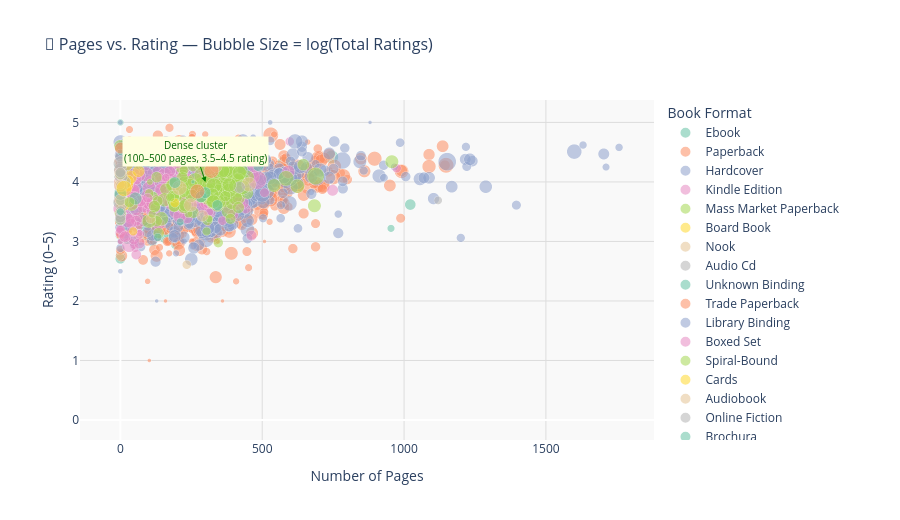

The code cell stored with this chart in its notebook:
### Markdown cell above
### Figure 3 · Pages vs. Rating — Interactive Scatter
*Converted from: Matplotlib Chart 3 + Seaborn scatterplot*

### Code cell
# ── Figure 3: Pages vs Rating — Interactive Scatter ──────────────────────────
sample3 = df[df['pages'] < 2000].sample(4000, random_state=42).copy()

# Add log of totalratings for bubble size
sample3['size_col'] = np.log1p(sample3['totalratings']) * 0.8

fig3 = px.scatter(
    sample3,
    x='pages', y='rating',
    color='bookformat',
    size='size_col',
    size_max=18,
    opacity=0.55,
    title='📄 Pages vs. Rating — Bubble Size = log(Total Ratings)',
    labels={'pages': 'Number of Pages', 'rating': 'Rating (0–5)',
            'bookformat': 'Format', 'size_col': 'log(totalratings)'},
    hover_data={'title': True, 'author': True,
                'pages': True, 'rating': ':.2f',
                'totalratings': ':,', 'size_col': False},
    color_discrete_sequence=px.colors.qualitative.Set2
)

# Add a LOWESS-style trend line per format
fig3.update_traces(marker=dict(line=dict(width=0.3, color='white')))

fig3.add_annotation(
    x=300, y=4.0,
    text='Dense cluster<br>(100–500 pages, 3.5–4.5 rating)',
    showarrow=True, arrowhead=2, arrowcolor='green',
    font=dict(size=10, color='darkgreen'),
    bgcolor='lightyellow'
)

fig3.update_layout(
    plot_bgcolor='#f9f9f9',
    title_font_size=16,
    legend_title='Book Format',
    xaxis=dict(title='Number of Pages', showgrid=True, gridcolor='#ddd'),
    yaxis=dict(title='Rating (0–5)', showgrid=True, gridcolor='#ddd'),
    height=520
)

fig3.show()

### Figure 1 — Plotly figure (JSON) as saved in the notebook; plotly's stock layout.template omitted (floating-point values rounded to 4 significant figures; data arrays with more than 128 entries replaced by an {"elided": "..."} marker saying what was removed)
{"data": [{"customdata": {"elided": "245x4 mixed values"}, "hovertemplate": "Format=Ebook<br>Number of Pages=%{x}<br>Rating (0–5)=%{y:.2f}<br>title=%{customdata[0]}<br>author=%{customdata[1]}<br>totalratings=%{customdata[2]:,}<extra></extra>", "legendgroup": "Ebook", "marker": {"color": "rgb(102,194,165)", "line": {"color": "white", "width": 0.3}, "opacity": 0.55, "size": {"elided": "245 float values"}, "sizemode": "area", "sizeref": 0.03306, "symbol": "circle"}, "mode": "markers", "name": "Ebook", "showlegend": true, "type": "scattergl", "x": {"elided": "245 int values"}, "xaxis": "x", "y": {"elided": "245 float values"}, "yaxis": "y"}, {"customdata": {"elided": "2251x4 mixed values"}, "hovertemplate": "Format=Paperback<br>Number of Pages=%{x}<br>Rating (0–5)=%{y:.2f}<br>title=%{customdata[0]}<br>author=%{customdata[1]}<br>totalratings=%{customdata[2]:,}<extra></extra>", "legendgroup": "Paperback", "marker": {"color": "rgb(252,141,98)", "line": {"color": "white", "width": 0.3}, "opacity": 0.55, "size": {"elided": "2251 float values"}, "sizemode": "area", "sizeref": 0.03306, "symbol": "circle"}, "mode": "markers", "name": "Paperback", "showlegend": true, "type": "scattergl", "x": {"elided": "2251 int values"}, "xaxis": "x", "y": {"elided": "2251 float values"}, "yaxis": "y"}, {"customdata": {"elided": "1078x4 mixed values"}, "hovertemplate": "Format=Hardcover<br>Number of Pages=%{x}<br>Rating (0–5)=%{y:.2f}<br>title=%{customdata[0]}<br>author=%{customdata[1]}<br>totalratings=%{customdata[2]:,}<extra></extra>", "legendgroup": "Hardcover", "marker": {"color": "rgb(141,160,203)", "line": {"color": "white", "width": 0.3}, "opacity": 0.55, "size": {"elided": "1078 float values"}, "sizemode": "area", "sizeref": 0.03306, "symbol": "circle"}, "mode": "markers", "name": "Hardcover", "showlegend": true, "type": "scattergl", "x": {"elided": "1078 int values"}, "xaxis": "x", "y": {"elided": "1078 float values"}, "yaxis": "y"}, {"customdata": {"elided": "201x4 mixed values"}, "hovertemplate": "Format=Kindle Edition<br>Number of Pages=%{x}<br>Rating (0–5)=%{y:.2f}<br>title=%{customdata[0]}<br>author=%{customdata[1]}<br>totalratings=%{customdata[2]:,}<extra></extra>", "legendgroup": "Kindle Edition", "marker": {"color": "rgb(231,138,195)", "line": {"color": "white", "width": 0.3}, "opacity": 0.55, "size": {"elided": "201 float values"}, "sizemode": "area", "sizeref": 0.03306, "symbol": "circle"}, "mode": "markers", "name": "Kindle Edition", "showlegend": true, "type": "scattergl", "x": {"elided": "201 int values"}, "xaxis": "x", "y": {"elided": "201 float values"}, "yaxis": "y"}, {"customdata": {"elided": "138x4 mixed values"}, "hovertemplate": "Format=Mass Market Paperback<br>Number of Pages=%{x}<br>Rating (0–5)=%{y:.2f}<br>title=%{customdata[0]}<br>author=%{customdata[1]}<br>totalratings=%{customdata[2]:,}<extra></extra>", "legendgroup": "Mass Market Paperback", "marker": {"color": "rgb(166,216,84)", "line": {"color": "white", "width": 0.3}, "opacity": 0.55, "size": {"elided": "138 float values"}, "sizemode": "area", "sizeref": 0.03306, "symbol": "circle"}, "mode": "markers", "name": "Mass Market Paperback", "showlegend": true, "type": "scattergl", "x": {"elided": "138 int values"}, "xaxis": "x", "y": {"elided": "138 float values"}, "yaxis": "y"}, {"customdata": [["Dragonlance: Dwarven Kingdoms of Krynn", "Douglas Niles", 34, 2.844], ["Wuthering Heights: A BabyLit  Weather Primer", "Jennifer Adams,Alison Oliver", 526, 5.014], ["Le Temps Des Fleurs", "Jenny,Alexis Coridun", 23, 2.542], ["Cookie's Week", "Cindy Ward,Tomie dePaola", 2150, 6.139], ["Huggy Kissy", "Leslie Patricelli", 555, 5.057], ["Rain, Rain, Go Away", "Caroline Jayne Church", 193, 4.214], ["Pride & Prejudice : A BabyLit Counting Primer", "Jennifer Adams,Alison Oliver", 1398, 5.795], ["Butterfly Colors and Counting", "Jerry Pallotta,Shennen Bersani", 110, 3.768], ["Dinosaur Roar!", "Jack Tickle", 10, 1.918], ["TempÃªte", "RÃ©gis Loisel", 383, 4.761]], "hovertemplate": "Format=Board Book<br>Number of Pages=%{x}<br>Rating (0–5)=%{y:.2f}<br>title=%{customdata[0]}<br>author=%{customdata[1]}<br>totalratings=%{customdata[2]:,}<extra></extra>", "legendgroup": "Board Book", "marker": {"color": "rgb(255,217,47)", "line": {"color": "white", "width": 0.3}, "opacity": 0.55, "size": [2.844, 5.014, 2.542, 6.139, 5.057, 4.214, 5.795, 3.768, 1.918, 4.761], "sizemode": "area", "sizeref": 0.03306, "symbol": "circle"}, "mode": "markers", "name": "Board Book", "showlegend": true, "type": "scattergl", "x": [192, 24, 45, 34, 26, 12, 22, 10, 0, 64], "xaxis": "x", "y": [3.65, 3.94, 3.17, 4.08, 4.01, 3.61, 4.3, 3.69, 3.6, 4.18], "yaxis": "y"}, {"customdata": [["The Ugly Duckling Debutante", "Rachel Van Dyken", 1725, 5.963], ["Hat Trick", "Kelly Jamieson", 1403, 5.798], ["Her Battle Lord's Desire", "Linda Mooney", 167, 4.099], ["Henrik Ibsen's Terje viken", "Henrik Ibsen", 170, 4.113], ["Weak on Square Roots", "Russell Burton", 12, 2.052], ["Catch and Release", "Lawrence Block", 327, 4.634], ["Deeper We Fall", "Chelsea M. Cameron", 7197, 7.105], ["Adam's Unicorn", "Astrid Cooper", 58, 3.262], ["Silence", "Leonid Andreyev", 32, 2.797], ["Acting Naughty", "G.A. Hauser", 590, 5.105], ["Confessions of a Freelance Penmonkey", "Chuck Wendig", 333, 4.649], ["Stranded but not Alone", "Cora Blu", 129, 3.894], ["The 12 Week Year", "Brian P. Moran,Michael Lennington", 5778, 6.93]], "hovertemplate": "Format=Nook<br>Number of Pages=%{x}<br>Rating (0–5)=%{y:.2f}<br>title=%{customdata[0]}<br>author=%{customdata[1]}<br>totalratings=%{customdata[2]:,}<extra></extra>", "legendgroup": "Nook", "marker": {"color": "rgb(229,196,148)", "line": {"color": "white", "width": 0.3}, "opacity": 0.55, "size": [5.963, 5.798, 4.099, 4.113, 2.052, 4.634, 7.105, 3.262, 2.797, 5.105, 4.649, 3.894, 6.93], "sizemode": "area", "sizeref": 0.03306, "symbol": "circle"}, "mode": "markers", "name": "Nook", "showlegend": true, "type": "scattergl", "x": [247, 0, 319, 0, 0, 289, 453, 107, 0, 0, 338, 0, 208], "xaxis": "x", "y": [3.61, 3.99, 4.22, 4.29, 2.75, 3.43, 3.96, 3.38, 3.59, 3.73, 4.26, 3.98, 3.9], "yaxis": "y"}, {"customdata": [["The Oath: The Obama White House and The Supreme Court", "Jeffrey Toobin", 4278, 6.689], ["Doctor Who: The Chimes of Midnight", "Robert Shearman,Paul McGann,India Fisher", 1152, 5.64], ["Effective Communication Skills", "Dalton Kehoe", 405, 4.805], ["The Last Man", "P.T. Deutermann", 475, 4.932], ["In the Tall Grass", "Stephen King,Joe Hill,Stephen Lang", 20738, 7.952], ["Bedtime Stories for Lovers", "Clarissa Pinkola EstÃ©s", 6, 1.557], ["The Seven Habits Of Highly Effective People And The 8th Habit", "Stephen R. Covey", 1603, 5.904], ["By Stone, by Blade, by Fire", "Kate Wilhelm,Carrington MacDuffie", 868, 5.414], ["Doctor Who: A Death in the Family", "Steven  Hall", 127, 3.882], ["Doctor Who: The Seeds of War", "Matt Fitton,Nicholas Briggs", 84, 3.554], ["Damascus Countdown", "Joel C. Rosenberg", 4694, 6.763], ["Doctor Who: Industrial Evolution", "Eddie Robson,Nicholas Briggs", 106, 3.738], ["Doctor Who: Crime of the Century", "Andrew Cartmel", 88, 3.591], ["Doctor Who: The Wrath of the Iceni", "John Dorney", 218, 4.311], ["The Lost Civilization Enigma: A New Inquiry into the Existence of Ancient Cities, Cultures, and Peoples Who Pre-Date Recorded History", "Philip Coppens,David Drummond", 321, 4.62], ["Stand and Deliver: The Dale Carnegie Method to Public Speaking", "Dale Carnegie", 434, 4.86], ["Perfection", "Nick Kyme", 83, 3.545]], "hovertemplate": "Format=Audio Cd<br>Number of Pages=%{x}<br>Rating (0–5)=%{y:.2f}<br>title=%{customdata[0]}<br>author=%{customdata[1]}<br>totalratings=%{customdata[2]:,}<extra></extra>", "legendgroup": "Audio Cd", "marker": {"color": "rgb(179,179,179)", "line": {"color": "white", "width": 0.3}, "opacity": 0.55, "size": [6.689, 5.64, 4.805, 4.932, 7.952, 1.557, 5.904, 5.414, 3.882, 3.554, 6.763, 3.738, 3.591, 4.311, 4.62, 4.86, 3.545], "sizemode": "area", "sizeref": 0.03306, "symbol": "circle"}, "mode": "markers", "name": "Audio Cd", "showlegend": true, "type": "scattergl", "x": [12, 2, 0, 0, 2, 0, 0, 0, 0, 0, 0, 0, 0, 0, 0, 5, 1], "xaxis": "x", "y": [3.99, 4.09, 3.83, 3.78, 3.66, 4.33, 4.2, 3.76, 4.43, 3.46, 4.31, 3.37, 3.4, 3.81, 3.79, 3.93, 3.51], "yaxis": "y"}, {"customdata": [["Take Five: The Public and Private Lives of Paul Desmond", "Doug Ramsey,Malcolm  Harris", 49, 3.13], ["Battleship: The Loss Of The Prince Of Wales And The Repulse (Penguin Classic Military History)", "Martin Middlebrook", 90, 3.609], ["Transforming Our Image, Building Our Brand: The Education Advantage", "Valerie J Gross", 28, 2.694], ["Coins as Living History", "Ted Schwarz", 1, 0.5545], ["Post Industrial Peasants & Nickel and Dimed", "Kevin T. Leicht,Barbara Ehrenreich", 8, 1.758], ["Broken Dreams: Vanity, Greed and the Souring of British Football", "Tom Bower", 112, 3.782], ["The U. P. Trail", "Zane Grey", 587, 5.101], ["The Winchester Bible", "Claire Donovan", 4, 1.288], ["God, Creation, and Providence in the Thought of Jacob Arminius: Sources and Directions of Scholastic Protestantism in the Era of Early Orthodoxy", "Richard A.  Muller", 11, 1.988], ["Countess Dracula: The Life and Times of Elisabeth Bathory, the Blood Countess", "Tony   Thorne", 240, 4.388], ["Lueji: O Nascimento dum ImpÃ©rio", "Pepetela", 101, 3.7], ["Canaima", "RÃ³mulo Gallegos", 209, 4.278], ["The killer instinct", "Bob Cousy,John Devaney", 9, 1.842], ["Light Ahead for the Negro", "Edward Austin Johnson", 15, 2.218]], "hovertemplate": "Format=Unknown Binding<br>Number of Pages=%{x}<br>Rating (0–5)=%{y:.2f}<br>title=%{customdata[0]}<br>author=%{customdata[1]}<br>totalratings=%{customdata[2]:,}<extra></extra>", "legendgroup": "Unknown Binding", "marker": {"color": "rgb(102,194,165)", "line": {"color": "white", "width": 0.3}, "opacity": 0.55, "size": [3.13, 3.609, 2.694, 0.5545, 1.758, 3.782, 5.101, 1.288, 1.988, 4.388, 3.7, 4.278, 1.842, 2.218], "sizemode": "area", "sizeref": 0.03306, "symbol": "circle"}, "mode": "markers", "name": "Unknown Binding", "showlegend": true, "type": "scattergl", "x": [370, 0, 0, 256, 0, 342, 0, 0, 309, 285, 486, 299, 211, 132], "xaxis": "x", "y": [4.41, 4.13, 3.68, 4.0, 3.5, 3.61, 3.8, 4.5, 4.55, 3.75, 4.27, 3.82, 3.33, 3.07], "yaxis": "y"}, {"customdata": [["Claimed", "Rebecca Zanetti", 8483, 7.237], ["Marly's Choice", "Lora Leigh", 4967, 6.809]], "hovertemplate": "Format=Trade Paperback<br>Number of Pages=%{x}<br>Rating (0–5)=%{y:.2f}<br>title=%{customdata[0]}<br>author=%{customdata[1]}<br>totalratings=%{customdata[2]:,}<extra></extra>", "legendgroup": "Trade Paperback", "marker": {"color": "rgb(252,141,98)", "line": {"color": "white", "width": 0.3}, "opacity": 0.55, "size": [7.237, 6.809], "sizemode": "area", "sizeref": 0.03306, "symbol": "circle"}, "mode": "markers", "name": "Trade Paperback", "showlegend": true, "type": "scattergl", "x": [321, 271], "xaxis": "x", "y": [4.19, 3.84], "yaxis": "y"}, {"customdata": [["Hellboy, Volume 4: The Crooked Man and the Troll Witch", "Mike Mignola,Richard Corben", 804, 5.353], ["Hellboy, Volume 5: Darkness Calls and The Wild Hunt", "Mike Mignola,Duncan Fegredo", 663, 5.199]], "hovertemplate": "Format=Library Binding<br>Number of Pages=%{x}<br>Rating (0–5)=%{y:.2f}<br>title=%{customdata[0]}<br>author=%{customdata[1]}<br>totalratings=%{customdata[2]:,}<extra></extra>", "legendgroup": "Library Binding", "marker": {"color": "rgb(141,160,203)", "line": {"color": "white", "width": 0.3}, "opacity": 0.55, "size": [5.353, 5.199], "sizemode": "area", "sizeref": 0.03306, "symbol": "circle"}, "mode": "markers", "name": "Library Binding", "showlegend": true, "type": "scattergl", "x": [312, 432], "xaxis": "x", "y": [4.45, 4.7], "yaxis": "y"}, {"customdata": [["Parkers' Astrology Pack", "Julia Parker", 48, 3.113], ["The One Ring: Adventures Over The Edge Of The Wild", "Francesco Nepitello,John  Howe,Jon Hodgson,Tomasz Jedruszek,Paul Bourne", 197, 4.231]], "hovertemplate": "Format=Boxed Set<br>Number of Pages=%{x}<br>Rating (0–5)=%{y:.2f}<br>title=%{customdata[0]}<br>author=%{customdata[1]}<br>totalratings=%{customdata[2]:,}<extra></extra>", "legendgroup": "Boxed Set", "marker": {"color": "rgb(231,138,195)", "line": {"color": "white", "width": 0.3}, "opacity": 0.55, "size": [3.113, 4.231], "sizemode": "area", "sizeref": 0.03306, "symbol": "circle"}, "mode": "markers", "name": "Boxed Set", "showlegend": true, "type": "scattergl", "x": [96, 174], "xaxis": "x", "y": [3.73, 4.18], "yaxis": "y"}, {"customdata": [["From Fiber to Fabric: The Essential Guide to Quiltmaking Textiles", "Harriet Hargrave", 21, 2.473], ["Exercises in Physical Geology", "W. Kenneth Hamblin", 23, 2.542], ["Recipes: The Cooking of Vienna's Empire", "Joseph Wechsberg", 4, 1.288], ["Simply Adorable Crochet: 40 of the Cutest Projects Ever", "Maki Ohmachi", 27, 2.666], ["Quick Scripture Reference for Counseling Women", "Patricia A.   Miller", 55, 3.22], ["Origami: The Art & Fun of Japanese Paper Folding", "Fumiaki Shingu", 13, 2.111], ["101 Mixed Media Techniques: Master the fundamental concepts of mixed media art", "Isaac Anderson,Cherril Doty,Samantha Kira Harding,Jennifer McCully,Suzette Rosenthal,Linda Robertson Womack", 132, 3.912]], "hovertemplate": "Format=Spiral-Bound<br>Number of Pages=%{x}<br>Rating (0–5)=%{y:.2f}<br>title=%{customdata[0]}<br>author=%{customdata[1]}<br>totalratings=%{customdata[2]:,}<extra></extra>", "legendgroup": "Spiral-Bound", "marker": {"color": "rgb(166,216,84)", "line": {"color": "white", "width": 0.3}, "opacity": 0.55, "size": [2.473, 2.542, 1.288, 2.666, 3.22, 2.111, 3.912], "sizemode": "area", "sizeref": 0.03306, "symbol": "circle"}, "mode": "markers", "name": "Spiral-Bound", "showlegend": true, "type": "scattergl", "x": [144, 304, 104, 176, 208, 112, 128], "xaxis": "x", "y": [4.48, 3.17, 4.0, 3.74, 4.58, 3.46, 4.08], "yaxis": "y"}, {"customdata": [["Magical Mermaids and Dolphins: A 44-Card Deck and Guidebook", "Doreen Virtue", 145, 3.987]], "hovertemplate": "Format=Cards<br>Number of Pages=%{x}<br>Rating (0–5)=%{y:.2f}<br>title=%{customdata[0]}<br>author=%{customdata[1]}<br>totalratings=%{customdata[2]:,}<extra></extra>", "legendgroup": "Cards", "marker": {"color": "rgb(255,217,47)", "line": {"color": "white", "width": 0.3}, "opacity": 0.55, "size": [3.987], "sizemode": "area", "sizeref": 0.03306, "symbol": "circle"}, "mode": "markers", "name": "Cards", "showlegend": true, "type": "scattergl", "x": [61], "xaxis": "x", "y": [4.43], "yaxis": "y"}, {"customdata": [["Doctor Who: Shadow of Death", "Simon Guerrier,Frazer Hines", 313, 4.6], ["Accelerated Learning Techniques", "Brian Tracy", 512, 4.992], ["Sinner's Creed", "Scott Stapp,David Ritz", 989, 5.518], ["AN EX-MAS FEAST: A STORY FROM SAY YOU'RE ONE OF THEM", "Uwem Akpan,Dion Graham", 38, 2.931]], "hovertemplate": "Format=Audiobook<br>Number of Pages=%{x}<br>Rating (0–5)=%{y:.2f}<br>title=%{customdata[0]}<br>author=%{customdata[1]}<br>totalratings=%{customdata[2]:,}<extra></extra>", "legendgroup": "Audiobook", "marker": {"color": "rgb(229,196,148)", "line": {"color": "white", "width": 0.3}, "opacity": 0.55, "size": [4.6, 4.992, 5.518, 2.931], "sizemode": "area", "sizeref": 0.03306, "symbol": "circle"}, "mode": "markers", "name": "Audiobook", "showlegend": true, "type": "scattergl", "x": [1, 0, 0, 0], "xaxis": "x", "y": [3.7, 4.14, 3.94, 3.95], "yaxis": "y"}, {"customdata": [["Iron Butterfly", "mousegirl05", 276, 4.499], ["Second Chances", "C.R. Hewitt,Xenobia", 68, 3.387]], "hovertemplate": "Format=Online Fiction<br>Number of Pages=%{x}<br>Rating (0–5)=%{y:.2f}<br>title=%{customdata[0]}<br>author=%{customdata[1]}<br>totalratings=%{customdata[2]:,}<extra></extra>", "legendgroup": "Online Fiction", "marker": {"color": "rgb(179,179,179)", "line": {"color": "white", "width": 0.3}, "opacity": 0.55, "size": [4.499, 3.387], "sizemode": "area", "sizeref": 0.03306, "symbol": "circle"}, "mode": "markers", "name": "Online Fiction", "showlegend": true, "type": "scattergl", "x": [419, 0], "xaxis": "x", "y": [3.91, 4.16], "yaxis": "y"}, {"customdata": [["Romance Negro e Outras HistÃ³rias", "Rubem Fonseca", 226, 4.34]], "hovertemplate": "Format=Brochura<br>Number of Pages=%{x}<br>Rating (0–5)=%{y:.2f}<br>title=%{customdata[0]}<br>author=%{customdata[1]}<br>totalratings=%{customdata[2]:,}<extra></extra>", "legendgroup": "Brochura", "marker": {"color": "rgb(102,194,165)", "line": {"color": "white", "width": 0.3}, "opacity": 0.55, "size": [4.34], "sizemode": "area", "sizeref": 0.03306, "symbol": "circle"}, "mode": "markers", "name": "Brochura", "showlegend": true, "type": "scattergl", "x": [192], "xaxis": "x", "y": [3.99], "yaxis": "y"}, {"customdata": [["Just Hit Send", "Grasshopper", 433, 4.858]], "hovertemplate": "Format=Free Online Read<br>Number of Pages=%{x}<br>Rating (0–5)=%{y:.2f}<br>title=%{customdata[0]}<br>author=%{customdata[1]}<br>totalratings=%{customdata[2]:,}<extra></extra>", "legendgroup": "Free Online Read", "marker": {"color": "rgb(252,141,98)", "line": {"color": "white", "width": 0.3}, "opacity": 0.55, "size": [4.858], "sizemode": "area", "sizeref": 0.03306, "symbol": "circle"}, "mode": "markers", "name": "Free Online Read", "showlegend": true, "type": "scattergl", "x": [950], "xaxis": "x", "y": [3.94], "yaxis": "y"}, {"customdata": [["The Absolute Sandman, Volume Two", "Neil Gaiman,Shawn McManus,Kelley Jones,Mike Dringenberg,Bryan Talbot,John Watkiss,Matt Wagner,Stan Woch,Colleen Doran,Duncan Eagleson,John Bolton,Malcolm Jones III,George Pratt,Dick Giordano,P. Craig Russell,Vince Locke,Daniel Vozzo,Steve Oliff,Todd Klein,Dave McKean", 7754, 7.165]], "hovertemplate": "Format=Slipcased Hardcover<br>Number of Pages=%{x}<br>Rating (0–5)=%{y:.2f}<br>title=%{customdata[0]}<br>author=%{customdata[1]}<br>totalratings=%{customdata[2]:,}<extra></extra>", "legendgroup": "Slipcased Hardcover", "marker": {"color": "rgb(141,160,203)", "line": {"color": "white", "width": 0.3}, "opacity": 0.55, "size": [7.165], "sizemode": "area", "sizeref": 0.03306, "symbol": "circle"}, "mode": "markers", "name": "Slipcased Hardcover", "showlegend": true, "type": "scattergl", "x": [616], "xaxis": "x", "y": [4.68], "yaxis": "y"}, {"customdata": [["NARUTO -ãƒŠãƒ«ãƒˆ- 55 å·»ãƒŽäº”åäº”", "Masashi Kishimoto", 3836, 6.602]], "hovertemplate": "Format=Ã‚³Ãƒÿãƒƒã‚¯<br>Number of Pages=%{x}<br>Rating (0–5)=%{y:.2f}<br>title=%{customdata[0]}<br>author=%{customdata[1]}<br>totalratings=%{customdata[2]:,}<extra></extra>", "legendgroup": "Ã‚³Ãƒÿãƒƒã‚¯", "marker": {"color": "rgb(231,138,195)", "line": {"color": "white", "width": 0.3}, "opacity": 0.55, "size": [6.602], "sizemode": "area", "sizeref": 0.03306, "symbol": "circle"}, "mode": "markers", "name": "Ã‚³Ãƒÿãƒƒã‚¯", "showlegend": true, "type": "scattergl", "x": [200], "xaxis": "x", "y": [4.35], "yaxis": "y"}, {"customdata": [["FÃ¼nf", "Ursula Poznanski", 3605, 6.552]], "hovertemplate": "Format=Gebunden<br>Number of Pages=%{x}<br>Rating (0–5)=%{y:.2f}<br>title=%{customdata[0]}<br>author=%{customdata[1]}<br>totalratings=%{customdata[2]:,}<extra></extra>", "legendgroup": "Gebunden", "marker": {"color": "rgb(166,216,84)", "line": {"color": "white", "width": 0.3}, "opacity": 0.55, "size": [6.552], "sizemode": "area", "sizeref": 0.03306, "symbol": "circle"}, "mode": "markers", "name": "Gebunden", "showlegend": true, "type": "scattergl", "x": [384], "xaxis": "x", "y": [3.95], "yaxis": "y"}, {"customdata": [["Low Pressure", "Sandra Brown,Stephen Lang", 20254, 7.933]], "hovertemplate": "Format=Audible Audio<br>Number of Pages=%{x}<br>Rating (0–5)=%{y:.2f}<br>title=%{customdata[0]}<br>author=%{customdata[1]}<br>totalratings=%{customdata[2]:,}<extra></extra>", "legendgroup": "Audible Audio", "marker": {"color": "rgb(255,217,47)", "line": {"color": "white", "width": 0.3}, "opacity": 0.55, "size": [7.933], "sizemode": "area", "sizeref": 0.03306, "symbol": "circle"}, "mode": "markers", "name": "Audible Audio", "showlegend": true, "type": "scattergl", "x": [13], "xaxis": "x", "y": [3.89], "yaxis": "y"}, {"customdata": [["Blod", "Ã…sa Anderberg Strollo", 31, 2.773]], "hovertemplate": "Format=Pocket<br>Number of Pages=%{x}<br>Rating (0–5)=%{y:.2f}<br>title=%{customdata[0]}<br>author=%{customdata[1]}<br>totalratings=%{customdata[2]:,}<extra></extra>", "legendgroup": "Pocket", "marker": {"color": "rgb(229,196,148)", "line": {"color": "white", "width": 0.3}, "opacity": 0.55, "size": [2.773], "sizemode": "area", "sizeref": 0.03306, "symbol": "circle"}, "mode": "markers", "name": "Pocket", "showlegend": true, "type": "scattergl", "x": [234], "xaxis": "x", "y": [2.61], "yaxis": "y"}, {"customdata": [["Cornerstones of Cost Management", "Don R. Hansen,Maryanne M. Mowen,James Hansen", 16, 2.267]], "hovertemplate": "Format=Unbound<br>Number of Pages=%{x}<br>Rating (0–5)=%{y:.2f}<br>title=%{customdata[0]}<br>author=%{customdata[1]}<br>totalratings=%{customdata[2]:,}<extra></extra>", "legendgroup": "Unbound", "marker": {"color": "rgb(179,179,179)", "line": {"color": "white", "width": 0.3}, "opacity": 0.55, "size": [2.267], "sizemode": "area", "sizeref": 0.03306, "symbol": "circle"}, "mode": "markers", "name": "Unbound", "showlegend": true, "type": "scattergl", "x": [1120], "xaxis": "x", "y": [3.69], "yaxis": "y"}, {"customdata": [["Winning the Zero Moment of Truth - ZMOT (Enhanced Version)", "Jim Lecinski", 676, 5.214]], "hovertemplate": "Format=Kindle Edition With Audio/Video<br>Number of Pages=%{x}<br>Rating (0–5)=%{y:.2f}<br>title=%{customdata[0]}<br>author=%{customdata[1]}<br>totalratings=%{customdata[2]:,}<extra></extra>", "legendgroup": "Kindle Edition With Audio/Video", "marker": {"color": "rgb(102,194,165)", "line": {"color": "white", "width": 0.3}, "opacity": 0.55, "size": [5.214], "sizemode": "area", "sizeref": 0.03306, "symbol": "circle"}, "mode": "markers", "name": "Kindle Edition With Audio/Video", "showlegend": true, "type": "scattergl", "x": [53], "xaxis": "x", "y": [3.72], "yaxis": "y"}, {"customdata": [["Lamour Westerns", "Louis L'Amour", 191, 4.206]], "hovertemplate": "Format=Textbook Binding<br>Number of Pages=%{x}<br>Rating (0–5)=%{y:.2f}<br>title=%{customdata[0]}<br>author=%{customdata[1]}<br>totalratings=%{customdata[2]:,}<extra></extra>", "legendgroup": "Textbook Binding", "marker": {"color": "rgb(252,141,98)", "line": {"color": "white", "width": 0.3}, "opacity": 0.55, "size": [4.206], "sizemode": "area", "sizeref": 0.03306, "symbol": "circle"}, "mode": "markers", "name": "Textbook Binding", "showlegend": true, "type": "scattergl", "x": [0], "xaxis": "x", "y": [4.57], "yaxis": "y"}, {"customdata": [["Jiggery Pokery", "Anthony Hecht,John Hollander,Milton Glaser", 9, 1.842]], "hovertemplate": "Format=Board Books<br>Number of Pages=%{x}<br>Rating (0–5)=%{y:.2f}<br>title=%{customdata[0]}<br>author=%{customdata[1]}<br>totalratings=%{customdata[2]:,}<extra></extra>", "legendgroup": "Board Books", "marker": {"color": "rgb(141,160,203)", "line": {"color": "white", "width": 0.3}, "opacity": 0.55, "size": [1.842], "sizemode": "area", "sizeref": 0.03306, "symbol": "circle"}, "mode": "markers", "name": "Board Books", "showlegend": true, "type": "scattergl", "x": [119], "xaxis": "x", "y": [4.44], "yaxis": "y"}, {"customdata": [["Quilt-Lovers' Favorites, Volume 3 (Better Homes and Gardens)", "Beverly Rivers", 15, 2.218]], "hovertemplate": "Format=Ringbound<br>Number of Pages=%{x}<br>Rating (0–5)=%{y:.2f}<br>title=%{customdata[0]}<br>author=%{customdata[1]}<br>totalratings=%{customdata[2]:,}<extra></extra>", "legendgroup": "Ringbound", "marker": {"color": "rgb(231,138,195)", "line": {"color": "white", "width": 0.3}, "opacity": 0.55, "size": [2.218], "sizemode": "area", "sizeref": 0.03306, "symbol": "circle"}, "mode": "markers", "name": "Ringbound", "showlegend": true, "type": "scattergl", "x": [160], "xaxis": "x", "y": [4.07], "yaxis": "y"}, {"customdata": [["Monstrous Compendium: Ravenloft:  Appendix:", "William Connors", 93, 3.635]], "hovertemplate": "Format=Looseleaf<br>Number of Pages=%{x}<br>Rating (0–5)=%{y:.2f}<br>title=%{customdata[0]}<br>author=%{customdata[1]}<br>totalratings=%{customdata[2]:,}<extra></extra>", "legendgroup": "Looseleaf", "marker": {"color": "rgb(166,216,84)", "line": {"color": "white", "width": 0.3}, "opacity": 0.55, "size": [3.635], "sizemode": "area", "sizeref": 0.03306, "symbol": "circle"}, "mode": "markers", "name": "Looseleaf", "showlegend": true, "type": "scattergl", "x": [32], "xaxis": "x", "y": [3.66], "yaxis": "y"}], "layout": {"annotations": [{"arrowcolor": "green", "arrowhead": 2, "bgcolor": "lightyellow", "font": {"color": "darkgreen", "size": 10}, "showarrow": true, "text": "Dense cluster<br>(100–500 pages, 3.5–4.5 rating)", "x": 300, "y": 4}], "height": 520, "legend": {"itemsizing": "constant", "title": {"text": "Book Format"}, "tracegroupgap": 0}, "plot_bgcolor": "#f9f9f9", "title": {"font": {"size": 16}, "text": "📄 Pages vs. Rating — Bubble Size = log(Total Ratings)"}, "xaxis": {"anchor": "y", "domain": [0, 1], "gridcolor": "#ddd", "showgrid": true, "title": {"text": "Number of Pages"}}, "yaxis": {"anchor": "x", "domain": [0, 1], "gridcolor": "#ddd", "showgrid": true, "title": {"text": "Rating (0–5)"}}}}
